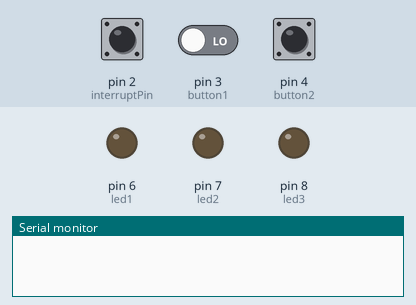
Bench run of a sketch on a simulated Arduino Uno, built with avr-gcc and run on an emulated ATmega328P. On the bench: output pins drawn as LEDs (lit = HIGH), the last lines printed to the serial monitor. Inputs (shaded band) come from the test bench; at power-on: pin 2 (interruptPin) HIGH, pin 3 (button1) LOW, pin 4 (button2) LOW. Sleep ends after the set time or at an interrupt.

Above: at 5.0 s.
5.1 s: pin 2 (interruptPin) pulled LOW for 0.15 s
At 5.25 s:
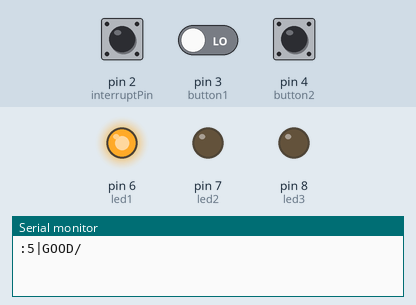
6.9 s: pin 2 (interruptPin) driven LOW and pin 3 (button1) driven HIGH
At 7.05 s:
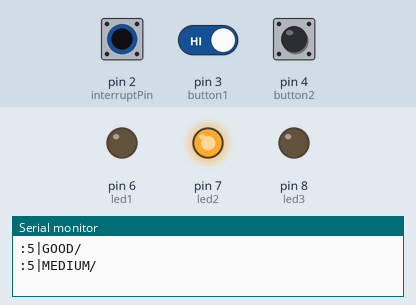
Timing chart, 0 to 9.9 s (numbered marks = the images above; inputs shaded):
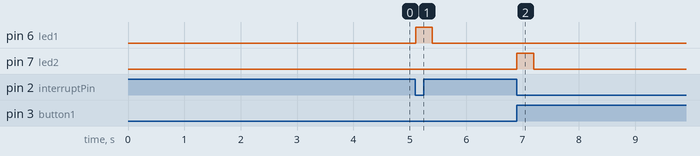

The sketch:

ButtonSrc.ino
```cpp
  const byte button1 = 3;         //"Good" button
  const byte button2 = 4;         //"Med" button
  const byte button3 = 5;         //"Bad" button

  const byte led1 = 6;            //"Good" LED
  const byte led2 = 7;            //"Med" LED
  const byte led3 = 8;            //"Bad" LED

  const byte interruptPin = 2;    //Wake-up interrupt

  const uint8_t device_id = 0x05; //Device ID (may be set to EEPROM)

void setup() {


/*Set button pins as inputs*/
  pinMode(button1, INPUT);
  pinMode(button2, INPUT);
  pinMode(button3, INPUT);
  pinMode(interruptPin, INPUT);

/*Set LED pins as outputs*/
  pinMode(led1, OUTPUT);
  pinMode(led2, OUTPUT);
  pinMode(led3, OUTPUT);

/*Set D2 as interrupt pin at falling edge*/
  attachInterrupt(digitalPinToInterrupt(interruptPin), ButtonPressed, FALLING);

/*Go to sleep mode*/
  GoToSleep();

}

void loop() {

  delay(300);                           // LED delay
  digitalWrite(led1, LOW);              // sets the digital pin 13 off
  digitalWrite(led2, LOW);              // sets the digital pin 13 off
  digitalWrite(led3, LOW);              // sets the digital pin 13 off

  GoToSleep();                          // Sleep

}

/*Sleep mode setup*/

void GoToSleep(void){
  ADCSRA &= ~(1<<7);                    //Disable ADC
  SMCR |= (1<<2);                       //Set power down mode
  SMCR |= 1;                            //Enable sleep
  __asm__ __volatile__("sleep");        //activating sleep mode

}

/*Send data over UART (or other interface)*/

void DataSend(uint8_t ID, char *data){

  Serial.print(":");                    //String start symbol
  Serial.print(String(ID));             //Device ID
  Serial.print("|");                    //Spacer symbol

  while(*data){                         //While data does not point to the null which is the string terminator
    Serial.print(*data);                //Print symbol
    data++;                             //Pointer increment
  }
  Serial.println("/");                  //End of line symbol
}

/*Button pressed interrupt*/

void ButtonPressed(void){

  Serial.begin(115200);

  if (digitalRead(button1)== LOW){
    delayMicroseconds(1000);            //Debounce stability (remove later)
    digitalWrite(led1, HIGH);           // sets the digital pin 13 on
    DataSend(device_id, "GOOD");        // send "GOOD"
  }

  else if (digitalRead(button2)== LOW){
    delayMicroseconds(1000);            //Debounce stability (remove later)
    digitalWrite(led2, HIGH);           //Sets the digital pin 13 on
    DataSend(device_id, "MEDIUM");      //Send "MEDIUM"
  }

  else if (digitalRead(button3)== LOW){
    delayMicroseconds(1000);            //Debounce stability (remove later)
    digitalWrite(led3, HIGH);           //Sets the digital pin 13 on
    DataSend(device_id, "BAD");         //Send "BAD"
  }

}
```

Measured:
- after the input at 5.1 s, pin 6 (led1): LOW → HIGH at once, → LOW 0.30 s later
- after the input at 6.9 s, pin 7 (led2): LOW → HIGH at once, → LOW 0.30 s later
